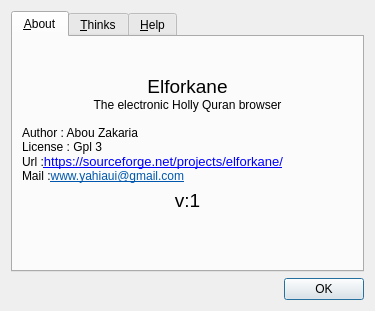
<?xml version="1.0" encoding="UTF-8"?>
<ui version="4.0">
 <class>DialogAbout</class>
 <widget class="QDialog" name="DialogAbout">
  <property name="geometry">
   <rect>
    <x>0</x>
    <y>0</y>
    <width>375</width>
    <height>311</height>
   </rect>
  </property>
  <property name="windowTitle">
   <string>About</string>
  </property>
  <layout class="QGridLayout" name="gridLayout">
   <item row="2" column="0">
    <widget class="QDialogButtonBox" name="buttonBox">
     <property name="orientation">
      <enum>Qt::Horizontal</enum>
     </property>
     <property name="standardButtons">
      <set>QDialogButtonBox::Ok</set>
     </property>
    </widget>
   </item>
   <item row="1" column="0">
    <widget class="QTabWidget" name="tabWidget">
     <property name="currentIndex">
      <number>0</number>
     </property>
     <widget class="QWidget" name="tab">
      <attribute name="title">
       <string>&amp;About</string>
      </attribute>
      <layout class="QVBoxLayout" name="verticalLayout">
       <item>
        <widget class="QLabel" name="label">
         <property name="text">
          <string>&lt;!DOCTYPE HTML PUBLIC &quot;-//W3C//DTD HTML 4.0//EN&quot; &quot;http://www.w3.org/TR/REC-html40/strict.dtd&quot;&gt;
&lt;html&gt;&lt;head&gt;&lt;meta name=&quot;qrichtext&quot; content=&quot;1&quot; /&gt;&lt;style type=&quot;text/css&quot;&gt;
p, li { white-space: pre-wrap; }
&lt;/style&gt;&lt;/head&gt;&lt;body style=&quot; font-family:'Ubuntu'; font-size:10pt; font-weight:400; font-style:normal;&quot;&gt;
&lt;p align=&quot;center&quot; style=&quot; margin-top:0px; margin-bottom:0px; margin-left:0px; margin-right:0px; -qt-block-indent:0; text-indent:0px;&quot;&gt;&lt;img src=&quot;:/img/mashaf48.png&quot; /&gt;&lt;/p&gt;
&lt;p align=&quot;center&quot; style=&quot;-qt-paragraph-type:empty; margin-top:0px; margin-bottom:0px; margin-left:0px; margin-right:0px; -qt-block-indent:0; text-indent:0px; font-family:'Microsoft Sans Serif'; font-size:9pt;&quot;&gt;&lt;/p&gt;
&lt;p align=&quot;center&quot; style=&quot; margin-top:0px; margin-bottom:0px; margin-left:0px; margin-right:0px; -qt-block-indent:0; text-indent:0px;&quot;&gt;&lt;span style=&quot; font-family:'Microsoft Sans Serif'; font-size:14pt;&quot;&gt;Elforkane&lt;/span&gt;&lt;/p&gt;
&lt;p align=&quot;center&quot; style=&quot; margin-top:0px; margin-bottom:0px; margin-left:0px; margin-right:0px; -qt-block-indent:0; text-indent:0px;&quot;&gt;&lt;span style=&quot; font-family:'Microsoft Sans Serif'; font-size:9pt;&quot;&gt;The electronic Holly Quran browser&lt;/span&gt;&lt;/p&gt;
&lt;p align=&quot;center&quot; style=&quot;-qt-paragraph-type:empty; margin-top:0px; margin-bottom:0px; margin-left:0px; margin-right:0px; -qt-block-indent:0; text-indent:0px; font-family:'Microsoft Sans Serif'; font-size:9pt;&quot;&gt;&lt;/p&gt;
&lt;p style=&quot; margin-top:0px; margin-bottom:0px; margin-left:0px; margin-right:0px; -qt-block-indent:0; text-indent:0px;&quot;&gt;&lt;span style=&quot; font-family:'Microsoft Sans Serif'; font-size:9pt;&quot;&gt;Author : Abou Zakaria&lt;/span&gt;&lt;/p&gt;
&lt;p style=&quot; margin-top:0px; margin-bottom:0px; margin-left:0px; margin-right:0px; -qt-block-indent:0; text-indent:0px;&quot;&gt;&lt;span style=&quot; font-family:'Microsoft Sans Serif'; font-size:9pt;&quot;&gt;License : Gpl 3&lt;/span&gt;&lt;/p&gt;
&lt;p style=&quot; margin-top:0px; margin-bottom:0px; margin-left:0px; margin-right:0px; -qt-block-indent:0; text-indent:0px;&quot;&gt;&lt;span style=&quot; font-family:'Microsoft Sans Serif'; font-size:9pt;&quot;&gt;Url :&lt;/span&gt;&lt;a href=&quot;https://sourceforge.net/projects/elforkane/&quot;&gt;&lt;span style=&quot; text-decoration: underline; color:#0000ff;&quot;&gt;https://sourceforge.net/projects/elforkane/&lt;/span&gt;&lt;/a&gt;&lt;/p&gt;
&lt;p style=&quot; margin-top:0px; margin-bottom:0px; margin-left:0px; margin-right:0px; -qt-block-indent:0; text-indent:0px;&quot;&gt;&lt;span style=&quot; font-family:'Microsoft Sans Serif'; font-size:9pt;&quot;&gt;Mail :&lt;/span&gt;&lt;a href=&quot;www.yahiaui@gmail.com&quot;&gt;&lt;span style=&quot; font-family:'Microsoft Sans Serif'; font-size:9pt; text-decoration: underline; color:#0057ae;&quot;&gt;www.yahiaui@gmail.com&lt;/span&gt;&lt;/a&gt;&lt;/p&gt;&lt;/body&gt;&lt;/html&gt;</string>
         </property>
        </widget>
       </item>
       <item>
        <widget class="QLabel" name="labelvertion">
         <property name="font">
          <font>
           <pointsize>14</pointsize>
          </font>
         </property>
         <property name="text">
          <string>v:1</string>
         </property>
         <property name="alignment">
          <set>Qt::AlignCenter</set>
         </property>
        </widget>
       </item>
       <item>
        <spacer name="verticalSpacer">
         <property name="orientation">
          <enum>Qt::Vertical</enum>
         </property>
         <property name="sizeHint" stdset="0">
          <size>
           <width>20</width>
           <height>40</height>
          </size>
         </property>
        </spacer>
       </item>
      </layout>
     </widget>
     <widget class="QWidget" name="tab_2">
      <attribute name="title">
       <string>&amp;Thinks</string>
      </attribute>
      <layout class="QVBoxLayout" name="verticalLayout_3">
       <item>
        <widget class="QTextEdit" name="textEdit_2">
         <property name="readOnly">
          <bool>true</bool>
         </property>
         <property name="html">
          <string>&lt;!DOCTYPE HTML PUBLIC &quot;-//W3C//DTD HTML 4.0//EN&quot; &quot;http://www.w3.org/TR/REC-html40/strict.dtd&quot;&gt;
&lt;html&gt;&lt;head&gt;&lt;meta name=&quot;qrichtext&quot; content=&quot;1&quot; /&gt;&lt;style type=&quot;text/css&quot;&gt;
p, li { white-space: pre-wrap; }
&lt;/style&gt;&lt;/head&gt;&lt;body style=&quot; font-family:'Ubuntu'; font-size:10pt; font-weight:400; font-style:normal;&quot;&gt;
&lt;p dir='rtl' style=&quot; margin-top:0px; margin-bottom:0px; margin-left:0px; margin-right:0px; -qt-block-indent:0; text-indent:0px;&quot;&gt;&lt;span style=&quot; font-family:'Microsoft Sans Serif'; font-size:9pt;&quot;&gt;أتقدم بجزيل الشكر لاعضاء موقع القرءان الكريم بجامعة الملك سعود&lt;/span&gt;&lt;/p&gt;
&lt;p align=&quot;right&quot; style=&quot; margin-top:0px; margin-bottom:0px; margin-left:0px; margin-right:0px; -qt-block-indent:0; text-indent:0px;&quot;&gt;&lt;a href=&quot;http://quran.ksu.edu.su/&quot;&gt;&lt;span style=&quot; font-family:'Times New Roman, serif'; font-size:9pt; text-decoration: underline; color:#0057ae;&quot;&gt;http://quran.ksu.edu.su&lt;/span&gt;&lt;/a&gt;&lt;/p&gt;
&lt;p style=&quot;-qt-paragraph-type:empty; margin-top:0px; margin-bottom:0px; margin-left:0px; margin-right:0px; -qt-block-indent:0; text-indent:0px; font-family:'Microsoft Sans Serif'; font-size:9pt;&quot;&gt;&lt;/p&gt;
&lt;p align=&quot;right&quot; dir='rtl' style=&quot; margin-top:0px; margin-bottom:0px; margin-left:0px; margin-right:0px; -qt-block-indent:0; text-indent:0px;&quot;&gt;&lt;span style=&quot; font-family:'Microsoft Sans Serif'; font-size:9pt;&quot;&gt;و أعضاء مجتمع لينكس العربي&lt;/span&gt;&lt;/p&gt;
&lt;p align=&quot;right&quot; style=&quot; margin-top:0px; margin-bottom:0px; margin-left:0px; margin-right:0px; -qt-block-indent:0; text-indent:0px;&quot;&gt;&lt;a href=&quot;www.linuxac.org&quot;&gt;&lt;span style=&quot; font-family:'Microsoft Sans Serif'; font-size:9pt; text-decoration: underline; color:#0057ae;&quot;&gt;www.linuxac.org&lt;/span&gt;&lt;/a&gt;&lt;/p&gt;
&lt;p align=&quot;right&quot; style=&quot;-qt-paragraph-type:empty; margin-top:0px; margin-bottom:0px; margin-left:0px; margin-right:0px; -qt-block-indent:0; text-indent:0px; font-family:'Microsoft Sans Serif'; font-size:9pt;&quot;&gt;&lt;/p&gt;
&lt;p align=&quot;right&quot; dir='rtl' style=&quot; margin-top:0px; margin-bottom:0px; margin-left:0px; margin-right:0px; -qt-block-indent:0; text-indent:0px;&quot;&gt;&lt;span style=&quot; font-family:'Microsoft Sans Serif'; font-size:9pt;&quot;&gt;وأعضاء مجتمع كيوتي العربي&lt;/span&gt;&lt;/p&gt;
&lt;p align=&quot;right&quot; style=&quot; margin-top:0px; margin-bottom:0px; margin-left:0px; margin-right:0px; -qt-block-indent:0; text-indent:0px;&quot;&gt;&lt;a href=&quot;www.qt-ar.org&quot;&gt;&lt;span style=&quot; font-family:'Microsoft Sans Serif'; font-size:9pt; text-decoration: underline; color:#0057ae;&quot;&gt;www.qt-ar.org&lt;/span&gt;&lt;/a&gt;&lt;/p&gt;
&lt;p align=&quot;right&quot; style=&quot;-qt-paragraph-type:empty; margin-top:0px; margin-bottom:0px; margin-left:0px; margin-right:0px; -qt-block-indent:0; text-indent:0px; font-family:'Microsoft Sans Serif'; font-size:9pt;&quot;&gt;&lt;/p&gt;
&lt;p align=&quot;right&quot; dir='rtl' style=&quot; margin-top:0px; margin-bottom:0px; margin-left:0px; margin-right:0px; -qt-block-indent:0; text-indent:0px;&quot;&gt;&lt;span style=&quot; font-family:'Microsoft Sans Serif'; font-size:9pt;&quot;&gt;وكل من ساهم او شارك او ابدى رئيا او نقدا  لاخراج هذا البرنامج&lt;/span&gt;&lt;/p&gt;&lt;/body&gt;&lt;/html&gt;</string>
         </property>
         <property name="textInteractionFlags">
          <set>Qt::LinksAccessibleByMouse|Qt::TextSelectableByMouse</set>
         </property>
        </widget>
       </item>
      </layout>
     </widget>
     <widget class="QWidget" name="tab_3">
      <attribute name="title">
       <string>&amp;Help</string>
      </attribute>
      <layout class="QVBoxLayout" name="verticalLayout_4">
       <item>
        <widget class="QTextEdit" name="textEdit">
         <property name="readOnly">
          <bool>true</bool>
         </property>
         <property name="html">
          <string>&lt;!DOCTYPE HTML PUBLIC &quot;-//W3C//DTD HTML 4.0//EN&quot; &quot;http://www.w3.org/TR/REC-html40/strict.dtd&quot;&gt;
&lt;html&gt;&lt;head&gt;&lt;meta name=&quot;qrichtext&quot; content=&quot;1&quot; /&gt;&lt;style type=&quot;text/css&quot;&gt;
p, li { white-space: pre-wrap; }
&lt;/style&gt;&lt;/head&gt;&lt;body style=&quot; font-family:'Ubuntu'; font-size:10pt; font-weight:400; font-style:normal;&quot;&gt;
&lt;p align=&quot;right&quot; dir='rtl' style=&quot; margin-top:18px; margin-bottom:12px; margin-left:0px; margin-right:0px; -qt-block-indent:0; text-indent:0px;&quot;&gt;&lt;span style=&quot; font-family:'Microsoft Sans Serif'; font-size:11pt; font-weight:600;&quot;&gt;كيفية الحصول على ملفات القرءان الكريم باصوات المقرئين&lt;/span&gt;&lt;span style=&quot; font-family:'Arial, sans-serif'; font-size:11pt; font-weight:600;&quot;&gt;:&lt;/span&gt;&lt;/p&gt;
&lt;p align=&quot;right&quot; dir='rtl' style=&quot; margin-top:12px; margin-bottom:12px; margin-left:0px; margin-right:0px; -qt-block-indent:0; text-indent:0px;&quot;&gt;&lt;span style=&quot; font-family:'Times New Roman, serif'; font-size:9pt;&quot;&gt;1-&lt;/span&gt;&lt;span style=&quot; font-family:'Microsoft Sans Serif'; font-size:9pt;&quot;&gt;اذا كان لك اتصال بالانترنيت ذو سرعة مناسبة فيمكنك الاستماع مباشرة الى المقرئ الذي تختاره كما يمكنك تغيير موقع القراءة اذا كان لك موقع تعرفه يعتمد على الصيغة التي يعمل بها البرنامج وهي ملف صوت لكل اية &lt;/span&gt;&lt;/p&gt;
&lt;p align=&quot;right&quot; dir='rtl' style=&quot; margin-top:12px; margin-bottom:12px; margin-left:0px; margin-right:0px; -qt-block-indent:0; text-indent:0px;&quot;&gt;&lt;span style=&quot; font-family:'Times New Roman, serif'; font-size:9pt;&quot;&gt;2-&lt;/span&gt;&lt;span style=&quot; font-family:'Microsoft Sans Serif'; font-size:9pt;&quot;&gt;كما يمكنك تحميل ملفات الاصوات من موقع القرءان الكريم بجامعة الملك سعود&lt;/span&gt;&lt;/p&gt;
&lt;p align=&quot;right&quot; dir='rtl' style=&quot; margin-top:12px; margin-bottom:12px; margin-left:0px; margin-right:0px; -qt-block-indent:0; text-indent:0px;&quot;&gt;&lt;a href=&quot;http://quran.ksu.edu.sa/ayat/?l=ar&amp;amp;pg=patches&quot;&gt;&lt;span style=&quot; font-family:'Microsoft Sans Serif'; font-size:9pt; text-decoration: underline; color:#0057ae;&quot;&gt;http://quran.ksu.edu.sa/ayat/?l=ar&amp;amp;pg=patches&lt;/span&gt;&lt;/a&gt;&lt;/p&gt;
&lt;p align=&quot;right&quot; dir='rtl' style=&quot; margin-top:12px; margin-bottom:12px; margin-left:0px; margin-right:0px; -qt-block-indent:0; text-indent:0px;&quot;&gt;&lt;span style=&quot; font-family:'Microsoft Sans Serif'; font-size:9pt;&quot;&gt;ستحصل على ملفات من نوع زيب ذات امتداد &lt;/span&gt;&lt;span style=&quot; font-family:'Times New Roman, serif'; font-size:9pt;&quot;&gt;&amp;quot;.ayt&amp;quot;&lt;/span&gt;&lt;/p&gt;
&lt;p align=&quot;right&quot; dir='rtl' style=&quot; margin-top:12px; margin-bottom:12px; margin-left:0px; margin-right:0px; -qt-block-indent:0; text-indent:0px;&quot;&gt;&lt;span style=&quot; font-family:'Microsoft Sans Serif'; font-size:9pt;&quot;&gt;غير الامتداد الى &lt;/span&gt;&lt;span style=&quot; font-family:'Times New Roman, serif'; font-size:9pt;&quot;&gt;&amp;quot;zip&amp;quot; &lt;/span&gt;&lt;span style=&quot; font-family:'Microsoft Sans Serif'; font-size:9pt;&quot;&gt;ثم ازل الضغط عن الملف ستجد بداخل المجلد المتحصل عليه مجلدا باسم المقرئ و ونوعية الضغط بداخله ملفات الصوت ضعه اين تشاء على جهازك او في قرص مضغوط او في فلاش &lt;/span&gt;&lt;/p&gt;
&lt;p align=&quot;right&quot; dir='rtl' style=&quot; margin-top:12px; margin-bottom:12px; margin-left:0px; margin-right:0px; -qt-block-indent:0; text-indent:0px;&quot;&gt;&lt;span style=&quot; font-family:'Microsoft Sans Serif'; font-size:9pt;&quot;&gt;ثم في تحرير المقرئ في مسار المجلد اشر الى المجلد الذي يحتوي الاصوات&lt;/span&gt;&lt;/p&gt;
&lt;p align=&quot;right&quot; dir='rtl' style=&quot; margin-top:12px; margin-bottom:12px; margin-left:0px; margin-right:0px; -qt-block-indent:0; text-indent:0px;&quot;&gt;&lt;span style=&quot; font-family:'Microsoft Sans Serif'; font-size:9pt;&quot;&gt;ملاحظة&lt;/span&gt;&lt;span style=&quot; font-family:'Times New Roman, serif'; font-size:9pt;&quot;&gt;: &lt;/span&gt;&lt;span style=&quot; font-family:'Microsoft Sans Serif'; font-size:9pt;&quot;&gt;يمكن ان يحتوي الملف الذي تحصلت عليه بعد ازالة الضغط على مجلدين احدهما فارغ قم بحذفه&lt;/span&gt;&lt;/p&gt;
&lt;p align=&quot;right&quot; dir='rtl' style=&quot; margin-top:12px; margin-bottom:12px; margin-left:0px; margin-right:0px; -qt-block-indent:0; text-indent:0px;&quot;&gt;&lt;span style=&quot; font-family:'Microsoft Sans Serif'; font-size:9pt;&quot;&gt;كلما حملت ملفا جديدا لنفس المقرئ اضف ملفاته الى المجلد السابق الذي يحتوي ملفات المقرئ الصوتية&lt;/span&gt;&lt;/p&gt;&lt;/body&gt;&lt;/html&gt;</string>
         </property>
         <property name="textInteractionFlags">
          <set>Qt::TextBrowserInteraction</set>
         </property>
        </widget>
       </item>
      </layout>
     </widget>
    </widget>
   </item>
  </layout>
 </widget>
 <resources/>
 <connections>
  <connection>
   <sender>buttonBox</sender>
   <signal>accepted()</signal>
   <receiver>DialogAbout</receiver>
   <slot>accept()</slot>
   <hints>
    <hint type="sourcelabel">
     <x>248</x>
     <y>254</y>
    </hint>
    <hint type="destinationlabel">
     <x>157</x>
     <y>274</y>
    </hint>
   </hints>
  </connection>
 </connections>
</ui>
